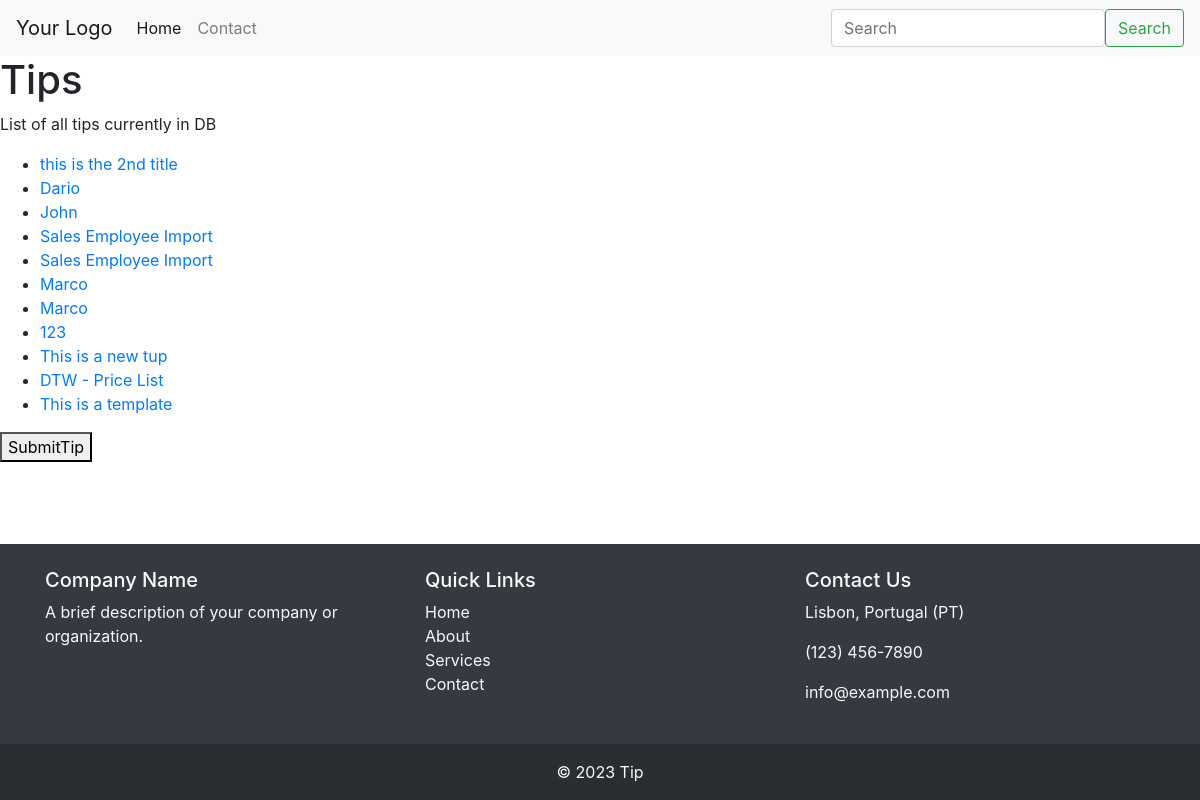
The page / on the database its author committed.
### main/models.py (models this page shows)
class Tip(models.Model):
    title = models.CharField(max_length=100)
    details = models.CharField(max_length=500)
    CHOICES = [
        ('DTW','Data Transfer Workbench'),
        ('B1Up','Boyum B1Up')
    ]
    category = models.CharField(max_length=100, choices=CHOICES)
    file_attachment = models.FileField(upload_to='main/attachments/')
    created_at = models.DateTimeField(auto_now_add=True)

### main/views.py (the view)
# urls.py: path("", views.index, name="index"),
def index(request):
     objects = Tip.objects.all()
     return render(request, 'main/index.html', {'objects': objects})

### main/templates/main/index.html (shortened to what this page needs)
<!DOCTYPE html>
<html>
    {% extends "base.html" %}
    {% block content %}
<head>
</head>
<body>
    <h1>Tips</h1>
    <p>List of all tips currently in DB</p>
    <ul>
        {% for object in objects %}
            <li>
                <a href="{% url 'object_detail' object.pk %}">{{ object.title }}</a>
            </li>
        {% endfor %}
    </ul>
    <button id="tipcreate" type="button">SubmitTip</button>
</body>
  {% endblock %}

### rows shown on the page
Tip: title "this is the 2nd title"
Tip: title "Dario"
Tip: title "John"
Tip: title "Sales Employee Import"
Tip: title "Sales Employee Import"
Tip: title "Marco"
Tip: title "Marco"
Tip: title "123"
Tip: title "This is a new tup"
Tip: title "DTW - Price List"
Tip: title "This is a template"
